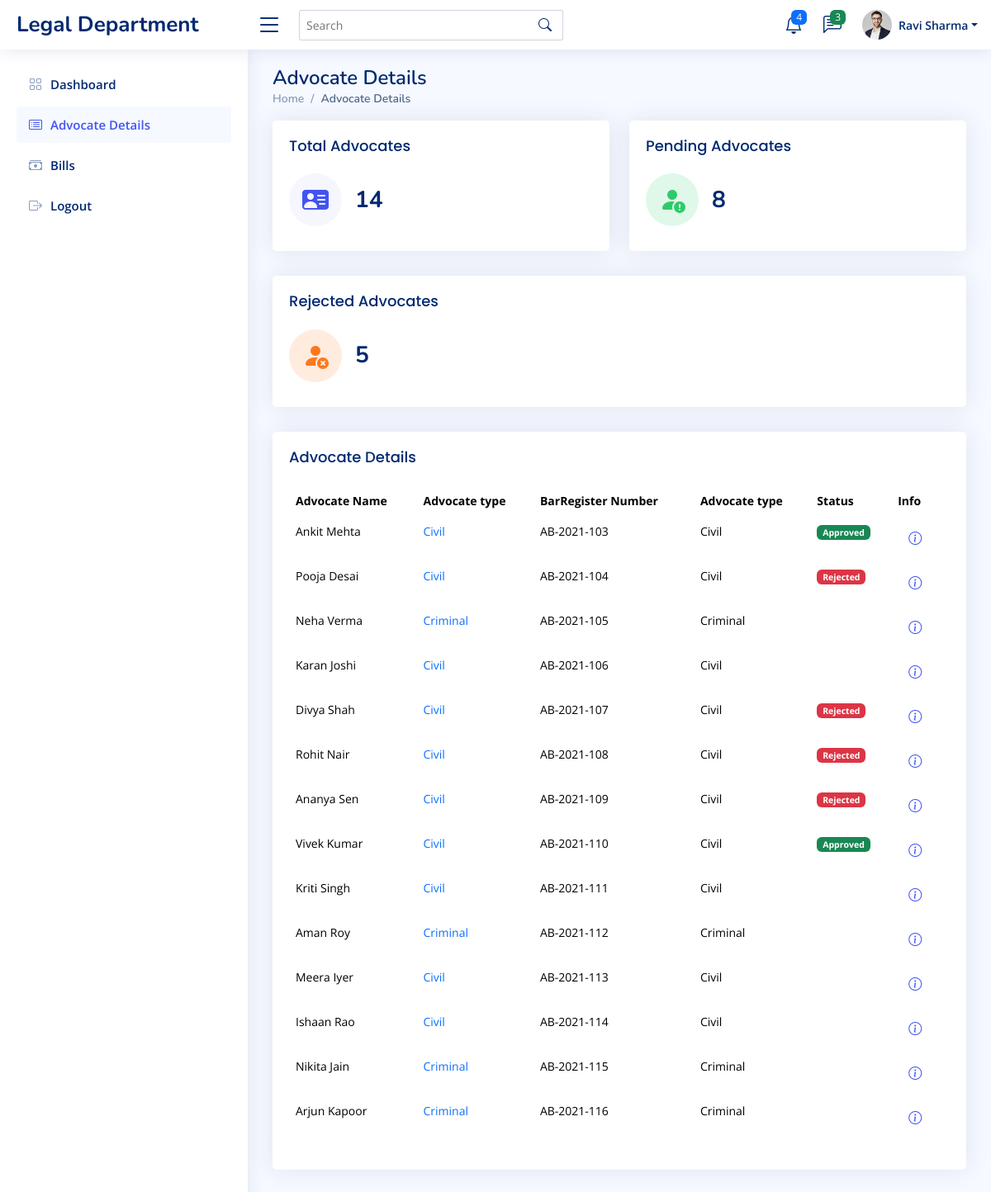
The app's page /advocateDetails.php (signed in) with its own data.
### tables this page shows
CREATE TABLE `register` (
  `ID` int(10) NOT NULL,
  `Full_name` varchar(50) NOT NULL,
  `Short_name` varchar(50) NOT NULL,
  `bar_number` varchar(11) NOT NULL,
  `bar_img` text NOT NULL,
  `case_type` varchar(100) NOT NULL,
  `email` varchar(100) NOT NULL,
  `phone_number` varchar(100) NOT NULL,
  `fax` varchar(100) NOT NULL,
  `designation` varchar(100) NOT NULL,
  `pan_number` varchar(100) NOT NULL,
  `pan_img` text NOT NULL,
  `account_number` varchar(100) NOT NULL,
  `ifsc_code` varchar(100) NOT NULL,
  `bank_name` varchar(100) NOT NULL,
  `pass_img` text NOT NULL,
  `joining_date` date NOT NULL,
  `account_type` varchar(100) NOT NULL,
  `status` varchar(10) NOT NULL,
  `u_type` varchar(10) NOT NULL,
  `password` varchar(100) NOT NULL
);

### advocateDetails.php (the view, shortened to what this page needs)
<?php
include "connect.php";
?>
<!DOCTYPE html>
<html lang="en">
<head>
  <link href="assets/vendor/bootstrap/css/bootstrap.min.css" rel="stylesheet">
  <link href="assets/vendor/bootstrap-icons/bootstrap-icons.css" rel="stylesheet">
  <link href="assets/vendor/boxicons/css/boxicons.min.css" rel="stylesheet">
  <link href="assets/vendor/quill/quill.snow.css" rel="stylesheet">
  <link href="assets/vendor/quill/quill.bubble.css" rel="stylesheet">
  <link href="assets/vendor/remixicon/remixicon.css" rel="stylesheet">
  <link href="assets/vendor/simple-datatables/style.css" rel="stylesheet">
  <link href="assets/css/style.css" rel="stylesheet">
</head>
<body>
  <header id="header" class="header fixed-top d-flex align-items-center">
    <div class="d-flex align-items-center justify-content-between">
      <a href="admindashboard.html" class="logo d-flex align-items-center">
        <span class="d-none d-lg-block">Legal Department</span>
      </a>
      <i class="bi bi-list toggle-sidebar-btn"></i>
    </div>
    <div class="search-bar">
      <form class="search-form d-flex align-items-center" method="POST" action="#">
        <input type="text" name="query" placeholder="Search" title="Enter search keyword">
        <button type="submit" title="Search"><i class="bi bi-search"></i></button>
      </form>
    </div>
    <nav class="header-nav ms-auto">
      <ul class="d-flex align-items-center">
        <li class="nav-item dropdown">
          <a class="nav-link nav-icon" href="#" data-bs-toggle="dropdown">
            <i class="bi bi-bell"></i>
            <span class="badge bg-primary badge-number">4</span>
          </a>
        </li>
        <li class="nav-item dropdown">
          <a class="nav-link nav-icon" href="#" data-bs-toggle="dropdown">
            <i class="bi bi-chat-left-text"></i>
            <span class="badge bg-success badge-number">3</span>
          </a>
        </li>
        <li class="nav-item dropdown pe-3">
          <a class="nav-link nav-profile d-flex align-items-center pe-0" href="#" data-bs-toggle="dropdown">
            <img src="assets/img/profile-img.jpg" alt="Profile" class="rounded-circle">
            <span class="d-none d-md-block dropdown-toggle ps-2"><?php echo $_SESSION['username']  ?></span>
          </a>
        </li>
      </ul>
    </nav>
  </header>
  <aside id="sidebar" class="sidebar">
    <ul class="sidebar-nav" id="sidebar-nav">
      <li class="nav-item">
        <a class="nav-link collapsed" href="admindashboard.php">
          <i class="bi bi-grid"></i>
          <span>Dashboard</span>
        </a>
      </li>
      <li class="nav-item">
        <a class="nav-link" href="advocateDetails.php">
          <i class="bi bi-card-list"></i>
          <span>Advocate Details</span>
        </a>
      </li>
    <li class="nav-item">
      <a class="nav-link collapsed" href="adminbills.php">
        <i class="bi bi-cash-stack"></i>
        <span>Bills</span>
      </a>
    </li>
      <li class="nav-item">
        <a class="nav-link collapsed" href="logout.php">
          <i class="bi bi-box-arrow-right"></i>
          <span>Logout</span>
        </a>
      </li>
    </ul>
  </aside>
  <main id="main" class="main">
    <div class="pagetitle">
      <h1>Advocate Details</h1>
      <nav>
        <ol class="breadcrumb">
          <li class="breadcrumb-item"><a href="admindashboard.php">Home</a></li>
          <li class="breadcrumb-item active">Advocate Details</li>
        </ol>
      </nav>
    </div>
    <section class="section dashboard">
      <div class="row">
        <div class="col-lg-12">
          <div class="row">
            <div class="col-xxl-4 col-md-6">
              <div class="card info-card sales-card">
                <div class="card-body">
                  <h5 class="card-title">Total Advocates </h5>
                  <div class="d-flex align-items-center">
                    <div class="card-icon rounded-circle d-flex align-items-center justify-content-center">
                      <i class="bi bi-person-vcard-fill"></i>
                    </div>
                    <div class="ps-3">
                      <h6><?php
                      $client=mysqli_query($conn, "select count(Full_name) as total from register where u_type='user'");
                      $values=mysqli_fetch_assoc($client);
                      $num_rows=$values["total"];
                      echo "".$num_rows."";
                      ?></h6>
                    </div>
                  </div>
                </div>
              </div>
            </div>
            <div class="col-xxl-4 col-md-6">
              <div class="card info-card revenue-card">
                <div class="card-body">
                  <h5 class="card-title">Pending Advocates</h5>
                  <div class="d-flex align-items-center">
                    <div style="color: #2eca6a;
    background: #e0f8e9;" class="card-icon rounded-circle d-flex align-items-center justify-content-center">
                      <i class="bi bi-person-fill-exclamation"></i>
                    </div>
                    <div class="ps-3">
                      <h6>
                      <?php
                      $pending=mysqli_query($conn, "select count(status) as pending from register where status='pending'");
                      $values=mysqli_fetch_assoc($pending);
                      $num_rows=$values["pending"];
                      echo "".$num_rows."";
                      ?>
                      </h6>
                    </div>
                  </div>
                </div>
              </div>
            </div>
            <div class="col-xxl-4 col-xl-12">
              <div class="card info-card customers-card">
                <div class="card-body">
                  <h5 class="card-title">Rejected Advocates</h5>
                  <div class="d-flex align-items-center">
                    <div class="card-icon rounded-circle d-flex align-items-center justify-content-center">
                      <i class="bi bi-person-fill-x"></i>
                    </div>
                    <div class="ps-3">
                      <h6>
                      <?php
                      $rejected=mysqli_query($conn, "select count(status) as rejected from register where status='Rejected'");
                      $values=mysqli_fetch_assoc($rejected);
                      $num_rows=$values["rejected"];
                      echo "".$num_rows."";
                      ?>
                      </h6>
                    </div>
                  </div>
                </div>
              </div>
            </div>
            <div class="col-12">
              <div class="card recent-sales overflow-auto">
                <div class="card-body">
                  <h5 class="card-title">Advocate Details</h5>
                  <table class="table table-borderless datatable">
                    <thead>
                      <tr>
                        <th scope="col">Advocate Name</th>
                        <th scope="col">Advocate type</th>
                        <th scope="col">BarRegister Number</th>
                        <th scope="col">Advocate type</th>
                        <th scope="col">Status</th>
                        <th scope="col">Info</th>
                      </tr>
                    </thead>
                    <tbody>
                    <?php
                    $res = mysqli_query($conn, "select * from register where u_type='user'");
                    while ($row = mysqli_fetch_array($res)) {
                ?>
                      <tr>
                        <td><?php echo $row["Full_name"]; ?></td>
                        <td class="text-primary"><?php echo $row["case_type"]; ?></td>
                        <td><?php echo $row["bar_number"]; ?></td>
                        <td><?php echo $row["case_type"]; ?></td>
                        <td>
                        <?php if($row["status"]=='Approved' )  { ?>
                          <span class="badge bg-success"><?php echo $row["status"]; }?></span>
                        <?php if($row["status"]=='Rejected' )  { ?>
                          <span class="badge bg-danger"><?php echo $row["status"]; }?></span>
                        </td>
                        <td><button type="button" class="btn btn-link"><a href="abc.php?id=<?php echo $row['ID']; ?>"><i class="bi bi-info-circle"></i></a></td>
                      </tr>
                      <?php
                }
                      ?>
                    </tbody>
                  </table>
                </div>
              </div>
            </div>
          </div>
        </div>
      </div>
    </section>
  </main>
</body>
</html>

### assets/css/style.css (style rules this page uses)
:root { scroll-behavior: smooth; }
body { font-family: "Open Sans", sans-serif; background: #f6f9ff; color: #444444; }
a { color: #4154f1; text-decoration: none; }
h1, h2, h3, h4, h5, h6 { font-family: "Nunito", sans-serif; }
#main { margin-top: 60px; padding: 20px 30px; transition: all 0.3s; }
.pagetitle { margin-bottom: 10px; }
.pagetitle h1 { font-size: 24px; margin-bottom: 0; font-weight: 600; color: #012970; }
.card { margin-bottom: 30px; border: none; border-radius: 5px; box-shadow: 0px 0 30px rgba(1, 41, 112, 0.1); }
.card-title { padding: 20px 0 15px 0; font-size: 18px; font-weight: 500; color: #012970; font-family: "Poppins", sans-serif; }
.card-body { padding: 0 20px 20px 20px; }
.breadcrumb { font-size: 14px; font-family: "Nunito", sans-serif; color: #899bbd; font-weight: 600; }
.breadcrumb a { color: #899bbd; transition: 0.3s; }
.breadcrumb .breadcrumb-item::before { color: #899bbd; }
.breadcrumb .active { color: #51678f; font-weight: 600; }
.logo { line-height: 1; }
@media (min-width: 1200px) { .logo { width: 280px; } }
.logo span { font-size: 26px; font-weight: 700; color: #012970; font-family: "Nunito", sans-serif; }
.header { transition: all 0.5s; z-index: 997; height: 60px; box-shadow: 0px 2px 20px rgba(1, 41, 112, 0.1); background-color: #fff; padding-left: 20px; }
.header .toggle-sidebar-btn { font-size: 32px; padding-left: 10px; cursor: pointer; color: #012970; }
.header .search-bar { min-width: 360px; padding: 0 20px; }
.header .search-form { width: 100%; }
.header .search-form input { border: 0; font-size: 14px; color: #012970; border: 1px solid rgba(1, 41, 112, 0.2); padding: 7px 38px 7px 8px; border-radius: 3px; transition: 0.3s; width: 100%; }
.header .search-form button { border: 0; padding: 0; margin-left: -30px; background: none; }
.header .search-form button i { color: #012970; }
.header-nav ul { list-style: none; }
.header-nav>ul { margin: 0; padding: 0; }
.header-nav .nav-icon { font-size: 22px; color: #012970; margin-right: 25px; position: relative; }
.header-nav .nav-profile { color: #012970; }
.header-nav .nav-profile img { max-height: 36px; }
.header-nav .nav-profile span { font-size: 14px; font-weight: 600; }
.header-nav .badge-number { position: absolute; inset: -2px -5px auto auto; font-weight: normal; font-size: 12px; padding: 3px 6px; }
.sidebar { position: fixed; top: 60px; left: 0; bottom: 0; width: 300px; z-index: 996; transition: all 0.3s; padding: 20px; overflow-y: auto; scrollbar-width: thin; scrollbar-color: #aab7cf transparent; box-shadow: 0px 0px 20px rgba(1, 41, 112, 0.1); background-color: #fff; }
@media (min-width: 1200px) { #main, #footer { margin-left: 300px; } }
.sidebar-nav { padding: 0; margin: 0; list-style: none; }
.sidebar-nav li { padding: 0; margin: 0; list-style: none; }
.sidebar-nav .nav-item { margin-bottom: 5px; }
.sidebar-nav .nav-link { display: flex; align-items: center; font-size: 15px; font-weight: 600; color: #4154f1; transition: 0.3; background: #f6f9ff; padding: 10px 15px; border-radius: 4px; }
.sidebar-nav .nav-link i { font-size: 16px; margin-right: 10px; color: #4154f1; }
.sidebar-nav .nav-link.collapsed { color: #012970; background: #fff; }
.sidebar-nav .nav-link.collapsed i { color: #899bbd; }
.dashboard .info-card { padding-bottom: 10px; }
.dashboard .info-card h6 { font-size: 28px; color: #012970; font-weight: 700; margin: 0; padding: 0; }
.dashboard .card-icon { font-size: 32px; line-height: 0; width: 64px; height: 64px; flex-shrink: 0; flex-grow: 0; }
.dashboard .sales-card .card-icon { color: #4154f1; background: #f6f6fe; }
.dashboard .revenue-card .card-icon { color: #2eca6a; background: #e0f8e9; }
.dashboard .customers-card .card-icon { color: #ff771d; background: #ffecdf; }
.dashboard .recent-sales { font-size: 14px; }
.dashboard .recent-sales .table thead { background: #f6f6fe; }
.dashboard .recent-sales .table thead th { border: 0; }

### records on screen
register: Full_name "Ankit Mehta", case_type "Civil", bar_number "AB-2021-103", status "Approved"
register: Full_name "Pooja Desai", case_type "Civil", bar_number "AB-2021-104", status "Rejected"
register: Full_name "Neha Verma", case_type "Criminal", bar_number "AB-2021-105"
register: Full_name "Karan Joshi", case_type "Civil", bar_number "AB-2021-106"
register: Full_name "Divya Shah", case_type "Civil", bar_number "AB-2021-107", status "Rejected"
register: Full_name "Rohit Nair", case_type "Civil", bar_number "AB-2021-108", status "Rejected"
register: Full_name "Ananya Sen", case_type "Civil", bar_number "AB-2021-109", status "Rejected"
register: Full_name "Vivek Kumar", case_type "Civil", bar_number "AB-2021-110", status "Approved"
register: Full_name "Kriti Singh", case_type "Civil", bar_number "AB-2021-111"
register: Full_name "Aman Roy", case_type "Criminal", bar_number "AB-2021-112"
register: Full_name "Meera Iyer", case_type "Civil", bar_number "AB-2021-113"
register: Full_name "Ishaan Rao", case_type "Civil", bar_number "AB-2021-114"
register: Full_name "Nikita Jain", case_type "Criminal", bar_number "AB-2021-115"
register: Full_name "Arjun Kapoor", case_type "Criminal", bar_number "AB-2021-116"

### other values on screen
$_SESSION['username'] "Ravi Sharma"
$num_rows "14"
$num_rows "8"
$num_rows "5"
